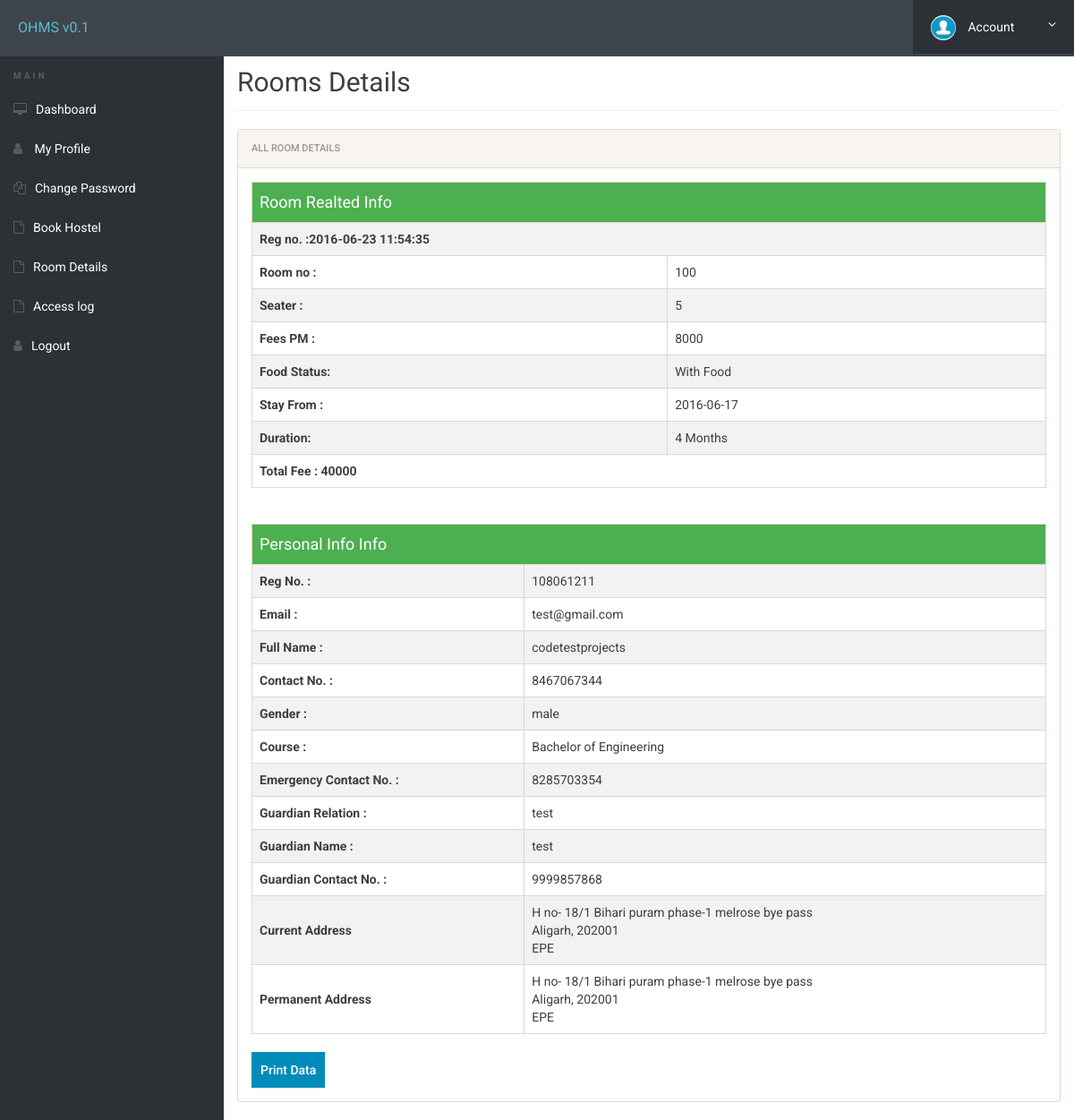
The app's page /room-details.php (signed in), older data.
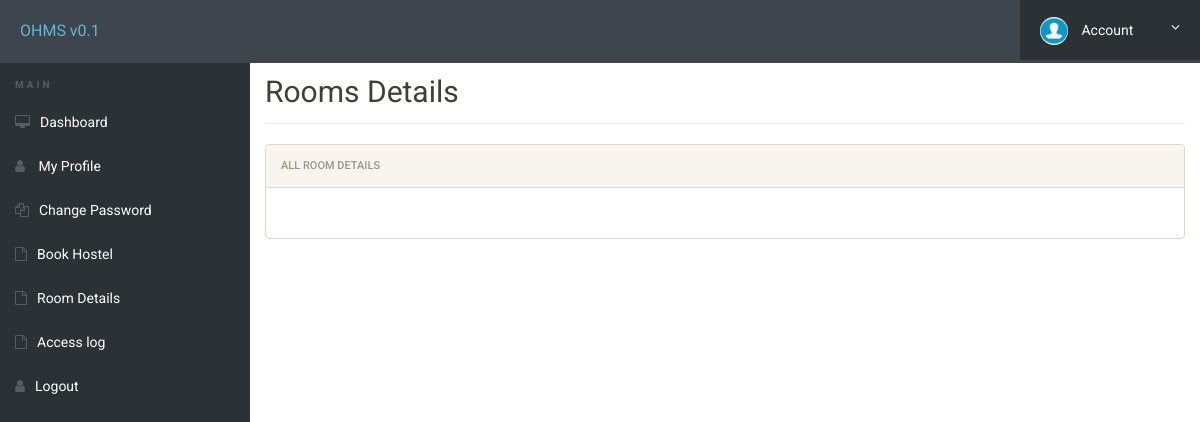
The same page, newer data.
### tables this page shows
CREATE TABLE `registration` (
  `id` int(11) NOT NULL,
  `roomno` int(11) NOT NULL,
  `seater` int(11) NOT NULL,
  `feespm` int(11) NOT NULL,
  `foodstatus` int(11) NOT NULL,
  `stayfrom` date NOT NULL,
  `duration` int(11) NOT NULL,
  `course` varchar(500) NOT NULL,
  `regno` int(11) NOT NULL,
  `firstName` varchar(500) NOT NULL,
  `middleName` varchar(500) NOT NULL,
  `lastName` varchar(500) NOT NULL,
  `gender` varchar(250) NOT NULL,
  `contactno` bigint(11) NOT NULL,
  `emailid` varchar(500) NOT NULL,
  `egycontactno` bigint(11) NOT NULL,
  `guardianName` varchar(500) NOT NULL,
  `guardianRelation` varchar(500) NOT NULL,
  `guardianContactno` bigint(11) NOT NULL,
  `corresAddress` varchar(500) NOT NULL,
  `corresCIty` varchar(500) NOT NULL,
  `corresState` varchar(500) NOT NULL,
  `corresPincode` int(11) NOT NULL,
  `pmntAddress` varchar(500) NOT NULL,
  `pmntCity` varchar(500) NOT NULL,
  `pmnatetState` varchar(500) NOT NULL,
  `pmntPincode` int(11) NOT NULL,
  `postingDate` timestamp NOT NULL DEFAULT current_timestamp(),
  `updationDate` varchar(500) NOT NULL
);

### room-details.php (the view, shortened to what this page needs)
<?php
include('includes/config.php');
?>
<!doctype html>
<html lang="en" class="no-js">
<head>
	<link rel="stylesheet" href="css/font-awesome.min.css">
	<link rel="stylesheet" href="css/bootstrap.min.old.css">
	<link rel="stylesheet" href="css/dataTables.bootstrap.min.css">
	<link rel="stylesheet" href="css/bootstrap-social.css">
	<link rel="stylesheet" href="css/bootstrap-select.css">
	<link rel="stylesheet" href="css/fileinput.min.css">
	<link rel="stylesheet" href="css/awesome-bootstrap-checkbox.css">
	<link rel="stylesheet" href="css/style.css">
</head>
<body>
	<?php include('includes/header.php');?>
	<div class="ts-main-content" overflow-x:auto>
			<?php include('includes/sidebar.php');?>
		<div class="content-wrapper">
			<div class="container-fluid">
				<div class="row">
					<div class="col-md-12">
						<h2 class="page-title">Rooms Details</h2>
						<div class="panel panel-default">
							<div class="panel-heading">All Room Details</div>
							<div class="panel-body">
								<table id="zctb" class="table table-bordered stylishTableData" cellspacing="0" width="100%">
								<tbody>
<?php
$aid=$_SESSION['login'];
	$ret="select * from registration where emailid=?";
$stmt= $mysqli->prepare($ret) ;
$stmt->bind_param('s',$aid);
$stmt->execute() ;
$res=$stmt->get_result();
while($row=$res->fetch_object())
	  {
	  	?>
<tr>
<td id="tableHeading" colspan="2"><h4>Room Realted Info</h4></td>
</tr>
<tr>
<td colspan="2"><b>Reg no. :<?php echo $row->postingDate;?></b></td>
</tr>
<tr>
<td><b>Room no :</b></td>
<td><?php echo $row->roomno;?></td>
</tr>
<tr>
<td><b>Seater :</b></td>
<td><?php echo $row->seater;?></td>
</tr>
<tr>
<td><b>Fees PM :</b></td>
<td><?php echo $fpm=$row->feespm;?></td>
</tr>
<tr>
<td><b>Food Status:</b></td>
<td>
<?php if($row->foodstatus==0){
echo "Without Food";
}
else{
echo "With Food";
}
;?>
</td>
</tr>
<tr>
	<td><b>Stay From :</b></td>
	<td><?php echo $row->stayfrom;?></td>
</tr>
<tr>
	<td><b>Duration:</b></td>
	<td><?php echo $dr=$row->duration;?> Months</td>
</tr>
<tr>
<td colspan="2"><b>Total Fee :
<?php if($row->foodstatus==1)
{
$fd=2000;
echo (($fd+$fpm)*$dr);
}
else
{
echo $dr*$fpm;
}
?></b></td>
</tr>
</table>
<br>
<table id="zctb2" class="table table-bordered " cellspacing="0" width="100%">
<tr>
<td id="tableHeading" colspan="2"><h4>Personal Info Info</h4></td>
</tr>
<tr>
<td><b>Reg No. :</b></td>
<td><?php echo $row->regno;?></td>
</tr>
<tr>
<td><b>Email :</b></td>
<td><?php echo $row->emailid;?></td>
</tr>
<tr>
	<td><b>Full Name :</b></td>
	<td><?php echo $row->firstName;?><?php echo $row->middleName;?><?php echo $row->lastName;?></td>
</tr>
<tr>
<td><b>Contact No. :</b></td>
<td><?php echo $row->contactno;?></td>
</tr>
<tr>
	<td><b>Gender :</b></td>
	<td><?php echo $row->gender;?></td>
</tr>
<tr>
	<td><b>Course :</b></td>
	<td><?php echo $row->course;?></td>
</tr>
<tr>
<td><b>Emergency Contact No. :</b></td>
<td><?php echo $row->egycontactno;?></td>
</tr>
<tr>
<td><b>Guardian Relation :</b></td>
<td><?php echo $row->guardianRelation;?></td>
</tr>
<tr>
	<td><b>Guardian Name :</b></td>
	<td><?php echo $row->guardianName;?></td>
</tr>
<tr>
<td><b>Guardian Contact No. :</b></td>
<td colspan="2"><?php echo $row->guardianContactno;?></td>
</tr>
<td><b>Current Address</b></td>
<td colspan="2">
<?php echo $row->corresAddress;?><br />
<?php echo $row->corresCIty;?>, <?php echo $row->corresPincode;?><br />
<?php echo $row->corresState;?>
</td>
<tr>
	<td><b>Permanent Address</b></td>
<td colspan="2">
<?php echo $row->pmntAddress;?><br />
<?php echo $row->pmntCity;?>, <?php echo $row->pmntPincode;?><br />
<?php echo $row->pmnatetState;?>
</td>
</tr>
<table>
<tr class="printData">
<td id="printButton">
<a href="javascript:void(0);"  onClick="window.open('full-profile.php?id=<?php echo $row->emailid;?>');" title="View Full Details">Print Data</a>
</td>
</tr>
</table>
<?php
} ?>
</tbody>
</table>
</div>
</div>
</div>
</div>
</div>
</div>
</div>
</body>
</html>

Row changes from the older to the newer data that the page shows:
removed registration: postingDate "2016-06-23 11:54:35", roomno "100", seater "5", feespm "8000", shows "With Food", stayfrom "2016-06-17", duration "4", ($fd+$fpm)*$dr "40000", regno "108061211", emailid "test@gmail.com", firstName "code", middleName "test", lastName "projects", contactno "8467067344", gender "male", course "Bachelor of Engineering", egycontactno "8285703354", guardianRelation "test", guardianName "test", guardianContactno "9999857868", corresAddress "H no- 18/1 Bihari puram phase-1 melrose bye pass", corresCIty "Aligarh", corresPincode "202001", corresState "EPE", pmntAddress "H no- 18/1 Bihari puram phase-1 melrose bye pass", pmntCity "Aligarh", pmntPincode "202001", pmnatetState "EPE"
